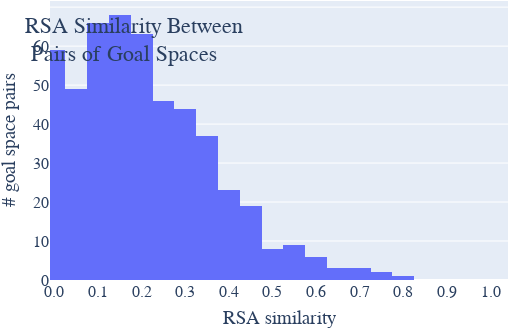

The notebook cell this image was saved under:
### Code cell
config = default_config
config["layout"]["margin"] = dict(l=25*multiplier, r=0*multiplier, t=0*multiplier, b=20*multiplier)
config["layout"]["title"] = dict(text="RSA Similarity Between <br> Pairs of Goal Spaces", yanchor="top", y=0.9)
config["layout"]["height"] = height_default_1 
config["layout"]["xaxis"]["range"]=[-0.01,1.04]
config["layout"]["xaxis"]["title"]="RSA similarity"
config["layout"]["yaxis"]["title"]="# goal space pairs"
config["layout"]["xaxis"]["tickmode"] = 'array'
config["layout"]["xaxis"]["tickvals"] = [i for i in np.linspace(0,1,11)]
config["layout"]["xaxis"]["ticktext"] = ["{:.1f}".format(i) for i in np.linspace(0,1,11)]
all_vals = []
for repetition_idx in repetition_ids[:-1]:
        cur_RSA = experiment_statistics['IMGEP-HOLMES'][repetition_idx]['holmes_RSA']
        for i in range(cur_RSA.shape[0]):
            for j in range(i+1, cur_RSA.shape[1]):
                all_vals.append(cur_RSA[i,j])
        
all_vals = np.asarray(all_vals)

        
fig=go.Figure(data=[go.Histogram(x=all_vals)], layout=config["layout"])
plotly.offline.iplot(fig)
#plotly.io.write_image(fig, 'sm_figure_9_HOLMES_RSA_histogram.pdf')

### Figure 1 — Plotly figure (JSON) as saved in the notebook; plotly's stock layout.template omitted (floating-point values rounded to 4 significant figures; data arrays with more than 128 entries replaced by an {"elided": "..."} marker saying what was removed)
{"data": [{"type": "histogram", "x": {"elided": "506 float values"}}], "layout": {"font": {"family": "Times New Roman", "size": 16}, "height": 328, "margin": {"b": 40, "l": 50, "r": 0, "t": 0}, "showlegend": false, "title": {"text": "RSA Similarity Between <br> Pairs of Goal Spaces", "y": 0.9, "yanchor": "top"}, "width": 508, "xaxis": {"range": [-0.01, 1.04], "tickmode": "array", "ticktext": ["0.0", "0.1", "0.2", "0.3", "0.4", "0.5", "0.6", "0.7", "0.8", "0.9", "1.0"], "tickvals": [0, 0.1, 0.2, 0.3, 0.4, 0.5, 0.6, 0.7, 0.8, 0.9, 1], "title": {"text": "RSA similarity"}}, "yaxis": {"title": {"text": "# goal space pairs"}}}}
